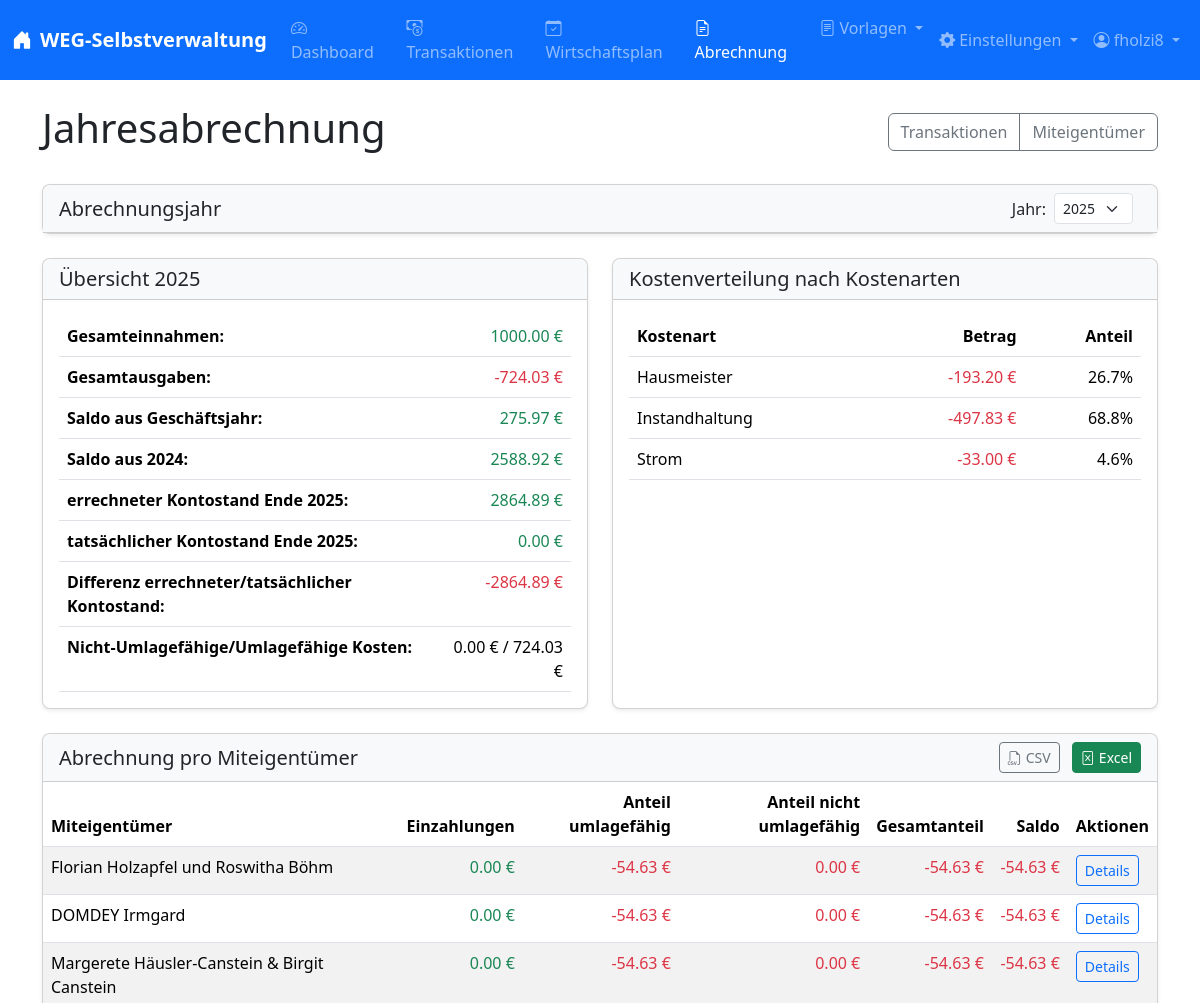
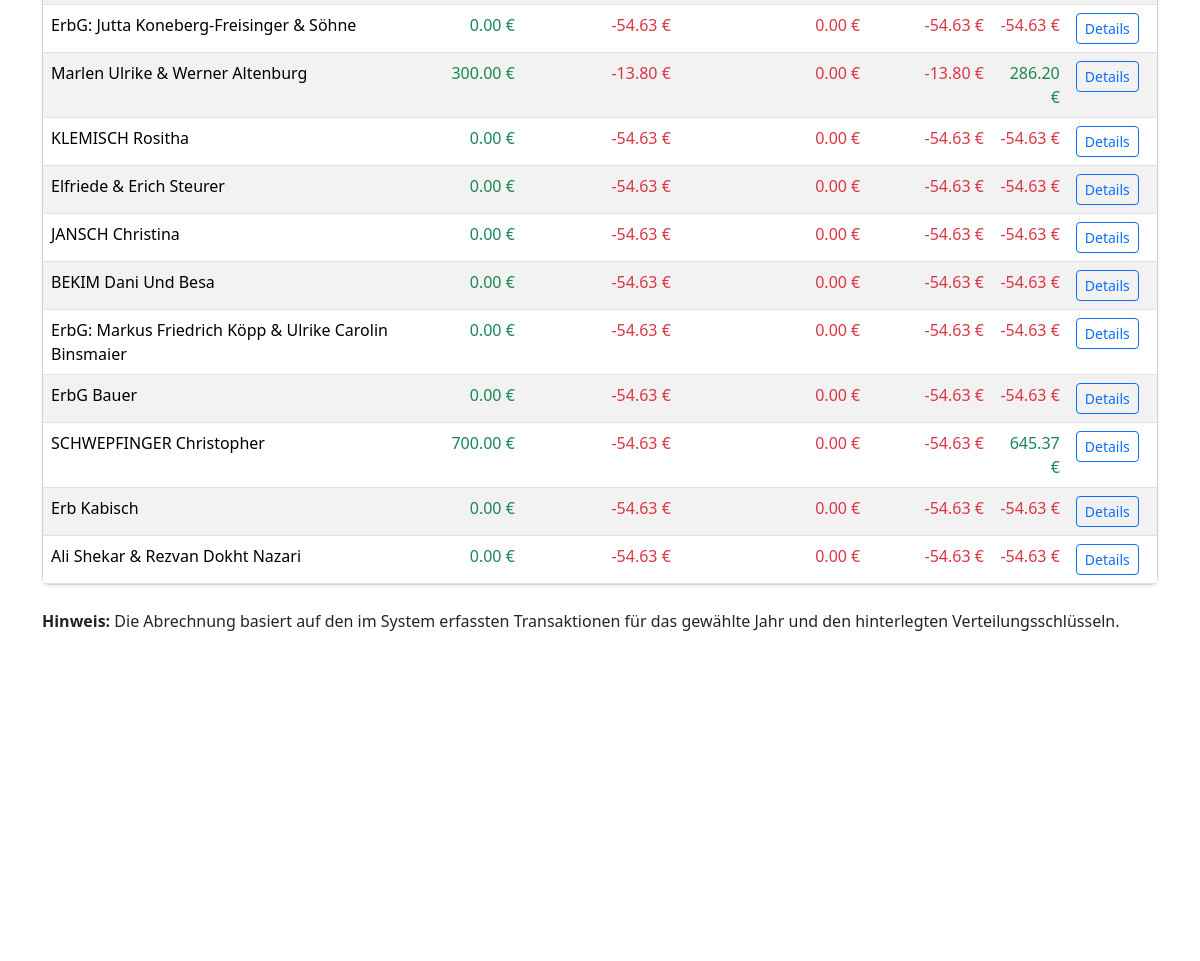
/abrechnung/ (signed in), run on the app's committed database (2 pictures, top to bottom).
### models.py (models this page shows, shortened)
class User(UserMixin, db.Model):
    id = db.Column(db.Integer, primary_key=True)
    username = db.Column(db.String(150), unique=True, nullable=False)
    password_hash = db.Column(db.String(150), nullable=False)
    is_admin = db.Column(db.Boolean, default=False)
    email = db.Column(db.String(120), unique=True, nullable=True)
    email_verified = db.Column(db.Boolean, default=False)
    notify_transaction_changes = db.Column(db.Boolean, default=True)
    notify_wirtschaftsplan_changes = db.Column(db.Boolean, default=True)
    notify_user_changes = db.Column(db.Boolean, default=True)

class JahresabschlussKontostand(db.Model):
    id = db.Column(db.Integer, primary_key=True)
    jahr = db.Column(db.Integer, nullable=False, unique=True)
    kontostand = db.Column(db.Numeric(10, 2), nullable=False)
    vorjahres_saldo = db.Column(db.Numeric(10, 2), nullable=False)
    kommentar = db.Column(db.Text, nullable=True)
    created_at = db.Column(db.DateTime, default=datetime.datetime.now)
    updated_at = db.Column(db.DateTime, default=datetime.datetime.now, onupdate=datetime.datetime.now)
    user_id = db.Column(db.Integer, db.ForeignKey('user.id'), nullable=True)
    user = db.relationship('User', backref='jahresabschluesse')

class Miteigentuemer(db.Model):
    id = db.Column(db.Integer, primary_key=True)
    name = db.Column(db.String(200), nullable=False)
    mea = db.Column(db.Integer, nullable=False)  # Miteigentumsanteile
    vf_einheiten = db.Column(db.Integer, default=0)  # Verteilerfaktor-Einheiten
    tg_einheiten = db.Column(db.Integer, default=0)  # Tiefgaragen-Einheiten
    einheiten = db.Column(db.Integer, default=1)
    guthaben_vorjahr = db.Column(db.Numeric(10, 2), default=0.00)
    guthaben_jahr = db.Column(db.Integer, default=2023)  # Jahr, aus dem das Guthaben stammt

### routes/abrechnung.py (the view)
@abrechnung_bp.route('/', methods=['GET'])
@login_required
def uebersicht():
    jahre = db.session.query(Transaktion.jahr).distinct().order_by(Transaktion.jahr.desc()).all()
    jahre = [j[0] for j in jahre]
    if 'reset_filters' in request.args:
        session.pop('abrechnung_jahr', None)
    jahr = request.args.get('jahr', session.get('abrechnung_jahr', datetime.date.today().year), type=int)
    session['abrechnung_jahr'] = jahr
    abrechnung_data = get_abrechnung_data(jahr)
    return render_template(
        'abrechnung/uebersicht.html',
        jahre=jahre,
        jahr=jahr,
        gesamt_einnahmen=abrechnung_data['gesamt_einnahmen'],
        gesamt_ausgaben=abrechnung_data['gesamt_ausgaben'],
        gesamt_umlagefaehig=abrechnung_data['gesamt_umlagefaehig'],
        gesamt_nicht_umlagefaehig=abrechnung_data['gesamt_nicht_umlagefaehig'],
        kostenarten_stats=abrechnung_data['kostenarten_stats'],
        abrechnungen=abrechnung_data['abrechnungen'],
        kosten_einheiten=abrechnung_data['kosten_einheiten'],
        kosten_vf=abrechnung_data['kosten_vf'],
        kosten_tg=abrechnung_data['kosten_tg'],
        vorjahres_saldo=abrechnung_data.get('vorjahres_saldo', Decimal('0.00')),
        kontostand_jahresende=abrechnung_data.get('kontostand_jahresende', Decimal('0.00'))
    )

### templates/abrechnung/uebersicht.html (shortened to what this page needs)
{% extends "layout.html" %}
{% block content %}
<div class="d-flex justify-content-between align-items-center mb-4">
    <h1>Jahresabrechnung</h1>
    <div class="btn-group">
        <a href="{{ url_for('transaktionen.liste') }}" class="btn btn-outline-secondary">Transaktionen</a>
        <a href="{{ url_for('miteigentuemer.liste') }}" class="btn btn-outline-secondary">Miteigentümer</a>
    </div>
</div>
<div class="card mb-4">
    <div class="card-header bg-light">
        <div class="d-flex justify-content-between align-items-center">
            <h5 class="mb-0">Abrechnungsjahr</h5>
            <form method="GET" action="{{ url_for('abrechnung.uebersicht') }}" class="d-flex align-items-center">
                <label for="jahr" class="me-2">Jahr:</label>
                <select class="form-select form-select-sm me-2" id="jahr" name="jahr" data-autosubmit="true">
                    {% for jahr_option in jahre %}
                    <option value="{{ jahr_option }}" {% if jahr_option==jahr %}selected{% endif %}>{{ jahr_option }}
                    </option>
                    {% endfor %}
                </select>
            </form>
        </div>
    </div>
</div>
<div class="row mb-4">
    <div class="col-md-6">
        <div class="card h-100">
            <div class="card-header bg-light">
                <h5 class="mb-0">Übersicht {{ jahr }}</h5>
            </div>
            <div class="card-body">
                <div class="table-responsive">
                    <table class="table">
                        <tbody>
                            <tr>
                                <th>Gesamteinnahmen:</th>
                                <td class="text-end text-success">{{ "%.2f"|format(gesamt_einnahmen) }} €</td>
                            </tr>
                            <tr>
                                <th>Gesamtausgaben:</th>
                                <td class="text-end text-danger">{{ "%.2f"|format(gesamt_ausgaben) }} €</td>
                            </tr>
                            <tr>
                                <th>Saldo aus Geschäftsjahr:</th>
                                <td
                                    class="text-end {{ 'text-success' if (gesamt_einnahmen + gesamt_ausgaben) >= 0 else 'text-danger' }}">
                                    {{ "%.2f"|format(gesamt_einnahmen + gesamt_ausgaben) }} €
                                </td>
                            </tr>
                            <tr>
                                <th>Saldo aus {{ jahr-1 }}:</th>
                                <td class="text-end {{ 'text-success' if vorjahres_saldo >= 0 else 'text-danger' }}">
                                    {{ "%.2f"|format(vorjahres_saldo) }} €
                                </td>
                            </tr>
                            <tr>
                                <th>errechneter Kontostand Ende {{ jahr }}:</th>
                                <td class="text-end {{ 'text-success' if (vorjahres_saldo + gesamt_einnahmen + gesamt_ausgaben) >= 0 else 'text-danger' }}">
                                    {{ "%.2f"|format(vorjahres_saldo + gesamt_einnahmen + gesamt_ausgaben) }} €
                                </td>
                            </tr>
                            <tr>
                                <th>tatsächlicher Kontostand Ende {{ jahr }}:</th>
                                <td class="text-end {{ 'text-success' if kontostand_jahresende >= 0 else 'text-danger' }}">
                                    {{ "%.2f"|format(kontostand_jahresende) }} €
                                </td>
                            </tr>
                            <tr>
                                <th>Differenz errechneter/tatsächlicher Kontostand:</th>
                                <td
                                    class="text-end {{ 'text-success' if (kontostand_jahresende - (vorjahres_saldo + gesamt_einnahmen + gesamt_ausgaben)) >= 0 else 'text-danger' }}">
                                    {{ "%.2f"|format(kontostand_jahresende - (vorjahres_saldo + gesamt_einnahmen + gesamt_ausgaben)) }} €
                                </td>
                            </tr>
                            <tr>
                                <th>Nicht-Umlagefähige/Umlagefähige Kosten:</th>
                                <td class="text-end">{{ "%.2f"|format(gesamt_nicht_umlagefaehig|abs) }} € / {{ "%.2f"|format(gesamt_umlagefaehig|abs) }} €</td>
                            </tr>
                        </tbody>
                    </table>
                </div>
            </div>
        </div>
    </div>
    <div class="col-md-6">
        <div class="card h-100">
            <div class="card-header bg-light">
                <h5 class="mb-0">Kostenverteilung nach Kostenarten</h5>
            </div>
            <div class="card-body">
                <div class="table-responsive">
                    <table class="table">
                        <thead>
                            <tr>
                                <th>Kostenart</th>
                                <th class="text-end">Betrag</th>
                                <th class="text-end">Anteil</th>
                            </tr>
                        </thead>
                        <tbody>
                            {% for kostenart, betrag in kostenarten_stats %}
                            <tr>
                                <td>{{ kostenart }}</td>
                                <td class="text-end text-danger">{{ "%.2f"|format(betrag) }} €</td>
                                <td class="text-end">{{ "%.1f"|format(betrag / gesamt_ausgaben * 100) }}%</td>
                            </tr>
                            {% endfor %}
                        </tbody>
                    </table>
                </div>
            </div>
        </div>
    </div>
</div>
<div class="card">
    <div class="card-header bg-light d-flex justify-content-between align-items-center">
        <h5 class="mb-0">Abrechnung pro Miteigentümer</h5>
        <div>
            <a href="{{ url_for('abrechnung.export_miteigentuemer', format='csv', jahr=jahr) }}"
                class="btn btn-sm btn-outline-secondary me-2">
                <i class="bi bi-filetype-csv me-1"></i>CSV
            </a>
            <a href="{{ url_for('abrechnung.export_miteigentuemer', format='excel', jahr=jahr) }}"
                class="btn btn-sm btn-success">
                <i class="bi bi-file-excel me-1"></i>Excel
            </a>
        </div>
    </div>
    <div class="card-body p-0">
        <div class="table-responsive">
            <table class="table table-striped table-hover mb-0">
                <thead>
                    <tr>
                        <th>Miteigentümer</th>
                        <th class="text-end">Einzahlungen</th>
                        <th class="text-end">Anteil umlagefähig</th>
                        <th class="text-end">Anteil nicht umlagefähig</th>
                        <th class="text-end">Gesamtanteil</th>
                        <th class="text-end">Saldo</th>
                        <th>Aktionen</th>
                    </tr>
                </thead>
                <tbody>
                    {% for abrechnung in abrechnungen %}
                    <tr>
                        <td>{{ abrechnung.miteigentuemer.name }}</td>
                        <td class="text-end text-success">{{ "%.2f"|format(abrechnung.einzahlungen) }} €</td>
                        <td class="text-end text-danger">{{ "%.2f"|format(abrechnung.anteil_umlagefaehig) }} €</td>
                        <td class="text-end text-danger">{{ "%.2f"|format(abrechnung.anteil_nicht_umlagefaehig) }} €
                        </td>
                        <td class="text-end text-danger">{{ "%.2f"|format(abrechnung.anteil_gesamt) }} €</td>
                        <td class="text-end {{ 'text-success' if abrechnung.saldo >= 0 else 'text-danger' }}">
                            {{ "%.2f"|format(abrechnung.saldo) }} €
                        </td>
                        <td>
                            <a href="{{ url_for('abrechnung.detail', miteigentuemer_id=abrechnung.miteigentuemer.id, jahr=jahr) }}"
                                class="btn btn-sm btn-outline-primary">Details</a>
                        </td>
                    </tr>
                    {% endfor %}
                </tbody>
            </table>
        </div>
    </div>
</div>
<div class="mt-4">
    <p><strong>Hinweis:</strong> Die Abrechnung basiert auf den im System erfassten Transaktionen für das gewählte Jahr
        und den hinterlegten Verteilungsschlüsseln.</p>
</div>
{% endblock %}

### templates/layout.html (shortened to what this page needs)
<!DOCTYPE html>
<html lang="de">
<head>
    <link href="/static/css/bootstrap.min.css" rel="stylesheet">
    <link href="https://cdn.jsdelivr.net/npm/bootstrap-icons@1.10.0/font/bootstrap-icons.css" rel="stylesheet">
    <link href="/static/css/styles.css" rel="stylesheet">
    <link rel="stylesheet" type="text/css" href="https://cdn.datatables.net/1.13.4/css/dataTables.bootstrap5.min.css">
</head>
<body>
    {% if current_user.is_authenticated %}
    <nav class="navbar navbar-expand-lg navbar-dark bg-primary">
        <div class="container-fluid">
            <a class="navbar-brand" href="{{ url_for('dashboard.index') }}">
                <i class="bi bi-house-door-fill me-2"></i>WEG-Selbstverwaltung
            </a>
            <div class="collapse navbar-collapse" id="navbarNav">
                <ul class="navbar-nav me-auto">
                    <li class="nav-item">
                        <a class="nav-link {% if request.endpoint and request.endpoint.startswith('dashboard') %}active{% endif %}"
                            href="{{ url_for('dashboard.index') }}">
                            <i class="bi bi-speedometer2 me-1"></i>Dashboard
                        </a>
                    </li>
                    <li class="nav-item">
                        <a class="nav-link {% if request.endpoint and request.endpoint.startswith('transaktionen') %}active{% endif %}"
                            href="{{ url_for('transaktionen.liste') }}">
                            <i class="bi bi-cash-coin me-1"></i>Transaktionen
                        </a>
                    </li>
                    <li class="nav-item">
                        <a class="nav-link {% if request.endpoint and request.endpoint.startswith('wirtschaftsplan') %}active{% endif %}"
                            href="{{ url_for('wirtschaftsplan.uebersicht') }}">
                            <i class="bi bi-calendar-check me-1"></i>Wirtschaftsplan
                        </a>
                    </li>
                    <li class="nav-item">
                        <a class="nav-link {% if request.endpoint and request.endpoint.startswith('abrechnung') %}active{% endif %}"
                            href="{{ url_for('abrechnung.uebersicht') }}">
                            <i class="bi bi-file-earmark-text me-1"></i>Abrechnung
                        </a>
                    </li>
                    <li class="nav-item dropdown">
                        <a class="nav-link dropdown-toggle {% if request.blueprint == 'vorlagen' %}active{% endif %}" href="#"
                            id="vorlagenDropdown" role="button" data-bs-toggle="dropdown" aria-expanded="false">
                            <i class="bi bi-file-text me-1"></i>Vorlagen
                        </a>
                    </li>
                </ul>
                <ul class="navbar-nav">
                    <li class="nav-item dropdown">
                        <a class="nav-link dropdown-toggle {% if request.endpoint and (request.endpoint.startswith('settings') or request.endpoint.startswith('miteigentuemer')) %}active{% endif %}"
                            href="#" id="settingsDropdown" role="button" data-bs-toggle="dropdown"
                            aria-expanded="false">
                            <i class="bi bi-gear-fill me-1"></i>Einstellungen
                        </a>
                    </li>
                    <li class="nav-item dropdown">
                        <a class="nav-link dropdown-toggle" href="#" id="navbarDropdown" role="button" data-bs-toggle="dropdown"
                            aria-expanded="false">
                            <i class="bi bi-person-circle"></i> {{ current_user.username }}
                        </a>
                    </li>
                </ul>
            </div>
        </div>
    </nav>
    {% endif %}
    <div class="container mt-4 mb-5">
        {% block content %}{% endblock %}
    </div>
    <footer class="footer mt-auto py-3 bg-light">
        <div class="container text-center">
            <span class="text-muted">WEG-Selbstverwaltung &copy; {{ now.year }} | Version 1.0</span>
        </div>
    </footer>
</body>
</html>

### data on the page
User: username "fholzi8"
JahresabschlussKontostand: kontostand "2588.92", vorjahres_saldo+gesamt_einnahmen+gesamt_ausgaben "2864.89", kontostand "-2864.89"
Miteigentuemer: miteigentuemer.name "Florian Holzapfel und Roswitha Böhm"
Miteigentuemer: miteigentuemer.name "DOMDEY Irmgard"
Miteigentuemer: miteigentuemer.name "Margerete Häusler-Canstein & Birgit Canstein"
Miteigentuemer: miteigentuemer.name "ErbG: Jutta Koneberg-Freisinger & Söhne"
Miteigentuemer: miteigentuemer.name "Marlen Ulrike & Werner Altenburg"
Miteigentuemer: miteigentuemer.name "KLEMISCH Rositha"
Miteigentuemer: miteigentuemer.name "Elfriede & Erich Steurer"
Miteigentuemer: miteigentuemer.name "JANSCH Christina"
Miteigentuemer: miteigentuemer.name "BEKIM Dani Und Besa"
Miteigentuemer: miteigentuemer.name "ErbG: Markus Friedrich Köpp & Ulrike Carolin Binsmaier"
Miteigentuemer: miteigentuemer.name "ErbG Bauer"
Miteigentuemer: miteigentuemer.name "SCHWEPFINGER Christopher"
Miteigentuemer: miteigentuemer.name "Erb Kabisch"
Miteigentuemer: miteigentuemer.name "Ali Shekar & Rezvan Dokht Nazari"

### other printed values
{{ jahr }} "2025"
{{ "%.2f"|format(gesamt_einnahmen) }} "1000.00"
{{ "%.2f"|format(gesamt_ausgaben) }} "-724.03"
{{ "%.2f"|format(gesamt_einnahmen + gesamt_ausgaben) }} "275.97"
{{ jahr-1 }} "2024"
{{ "%.2f"|format(kontostand_jahresende) }} "0.00"
{{ "%.2f"|format(gesamt_nicht_umlagefaehig|abs) }} "0.00"
{{ "%.2f"|format(gesamt_umlagefaehig|abs) }} "724.03"
{{ kostenart }} "Hausmeister" "Instandhaltung" "Strom"
{{ "%.2f"|format(betrag) }} "-193.20" "-497.83" "-33.00"
{{ "%.1f"|format(betrag / gesamt_ausgaben * 100) }} "26.7" "68.8" "4.6"
{{ "%.2f"|format(abrechnung.einzahlungen) }} "0.00" "0.00" "0.00" "0.00" "300.00" "0.00" "0.00" "0.00" "0.00" "0.00" "0.00" "700.00" "0.00" "0.00"
{{ "%.2f"|format(abrechnung.anteil_umlagefaehig) }} "-54.63" "-54.63" "-54.63" "-54.63" "-13.80" "-54.63" "-54.63" "-54.63" "-54.63" "-54.63" "-54.63" "-54.63" "-54.63" "-54.63"
{{ "%.2f"|format(abrechnung.anteil_nicht_umlagefaehig) }} "0.00" "0.00" "0.00" "0.00" "0.00" "0.00" "0.00" "0.00" "0.00" "0.00" "0.00" "0.00" "0.00" "0.00"
{{ "%.2f"|format(abrechnung.anteil_gesamt) }} "-54.63" "-54.63" "-54.63" "-54.63" "-13.80" "-54.63" "-54.63" "-54.63" "-54.63" "-54.63" "-54.63" "-54.63" "-54.63" "-54.63"
